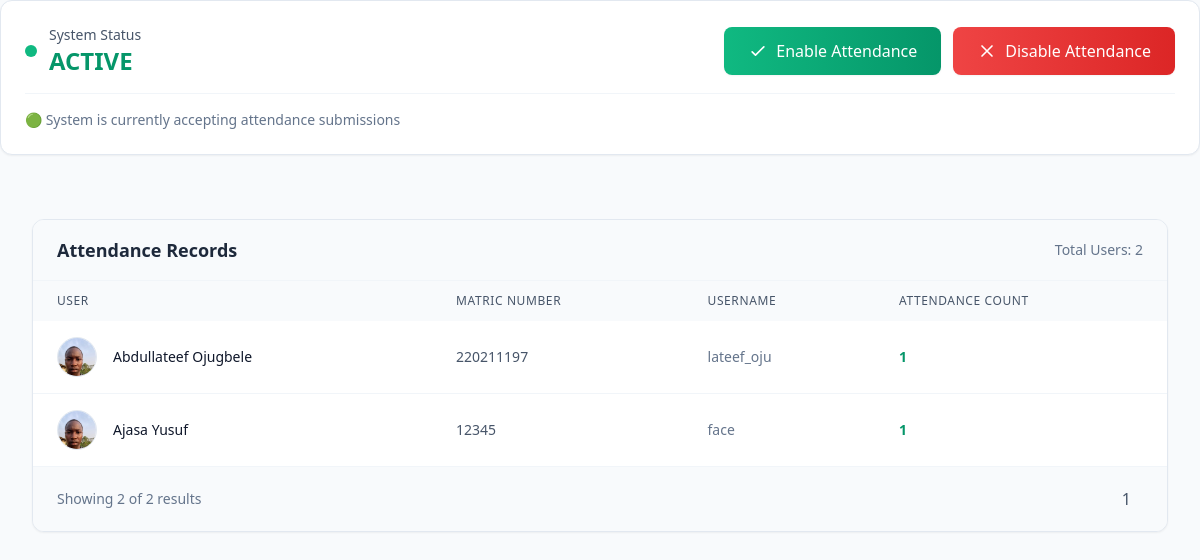
The page /admin-dashboard/ (signed in) on the database its author committed.
### face_app/models.py (models this page shows, shortened)
class AttendanceControl(models.Model):
    is_open = models.BooleanField(default=True)  # ✅ Default: Attendance is open
    last_updated = models.DateTimeField(auto_now=True)  # ✅ Timestamp of last change
    allowed_latitude = models.FloatField(default=0.0)  # ✅ Latitude of allowed location
    allowed_longitude = models.FloatField(default=0.0)  # ✅ Longitude of allowed location
    radius_meters = models.FloatField(default=100)

class User(AbstractUser):
    profile_picture = models.ImageField(upload_to='profiles/', null=True, blank=True)
    attendance_count = models.IntegerField(default=0)
    matric_number = models.CharField(max_length=15, unique=True, null=True, blank=True)  # ✅ Allow existing users without Matric Numbers
    first_name = models.CharField(max_length=50)  # ✅ First Name
    last_name = models.CharField(max_length=50)  # ✅ Last Name

### face_app/views.py (the view, shortened to what this page needs)
# urls.py: path('admin-dashboard/', views.admin_dashboard, name='admin_dashboard'),
@login_required
def admin_dashboard(request):
    if not request.user.is_superuser:
        return render(request, 'admin_access.html', {})
    attendance_control, created = AttendanceControl.objects.get_or_create(id=1)
    users = User.objects.all()
    return render(request, "admin_dashboard.html", {"attendance_control": attendance_control, 'users' : users})

### face_app/templates/admin_dashboard.html (shortened to what this page needs)
<!DOCTYPE html>
<html lang="en">
<head>
    <script src="https://cdn.tailwindcss.com"></script>
</head>
<body class="bg-slate-50 min-h-screen">
    <div class="bg-white rounded-xl border border-slate-200 p-6 mb-8 shadow-sm">
        <div class="flex flex-col md:flex-row justify-between items-start md:items-center gap-4">
            <div class="flex items-center space-x-3">
                <div class="h-3 w-3 rounded-full {% if attendance_control.is_open %}bg-emerald-500 animate-pulse-slow{% else %}bg-red-500{% endif %}"></div>
                <div>
                    <h3 class="text-sm font-medium text-slate-600">System Status</h3>
                    <p class="text-2xl font-semibold {% if attendance_control.is_open %}text-emerald-600{% else %}text-red-600{% endif %}">
                        {% if attendance_control.is_open %}ACTIVE{% else %}INACTIVE{% endif %}
                    </p>
                </div>
            </div>
            <form method="post" class="flex flex-col sm:flex-row gap-3 w-full md:w-auto">
                <button
                    type="submit"
                    name="open"
                    class="px-6 py-3 bg-gradient-to-r from-emerald-500 to-emerald-600 hover:from-emerald-400 hover:to-emerald-500 text-white rounded-lg font-medium transition-all duration-300 flex items-center justify-center gap-2 shadow-sm"
                >
                    <svg class="w-5 h-5" fill="none" stroke="currentColor" viewBox="0 0 24 24">
                        <path stroke-linecap="round" stroke-linejoin="round" stroke-width="2" d="M5 13l4 4L19 7"></path>
                    </svg>
                    Enable Attendance
                </button>
                <button
                    type="submit"
                    name="close"
                    class="px-6 py-3 bg-gradient-to-r from-red-500 to-red-600 hover:from-red-400 hover:to-red-500 text-white rounded-lg font-medium transition-all duration-300 flex items-center justify-center gap-2 shadow-sm"
                >
                    <svg class="w-5 h-5" fill="none" stroke="currentColor" viewBox="0 0 24 24">
                        <path stroke-linecap="round" stroke-linejoin="round" stroke-width="2" d="M6 18L18 6M6 6l12 12"></path>
                    </svg>
                    Disable Attendance
                </button>
            </form>
        </div>
        <div class="mt-4 pt-4 border-t border-slate-100">
            <p class="text-sm text-slate-500">
                {% if attendance_control.is_open %}
                🟢 System is currently accepting attendance submissions
                {% else %}
                🔴 Attendance submissions are currently disabled
                {% endif %}
            </p>
        </div>
    </div>
    <div class="max-w-7xl mx-auto px-4 sm:px-6 lg:px-8 py-8">
        <div class="bg-white rounded-xl border border-slate-200 overflow-hidden shadow-sm">
            <div class="px-6 py-4 border-b border-slate-100 bg-slate-50">
                <div class="flex items-center justify-between">
                    <h2 class="text-lg font-semibold text-slate-800">Attendance Records</h2>
                    <span class="text-sm text-slate-500">Total Users: {{ users|length }}</span>
                </div>
            </div>
            <div class="overflow-x-auto">
                <table class="w-full">
                    <thead class="bg-slate-50">
                        <tr>
                            <th class="px-6 py-3 text-left text-xs font-medium text-slate-600 uppercase tracking-wider">User</th>
                            <th class="px-6 py-3 text-left text-xs font-medium text-slate-600 uppercase tracking-wider">Matric Number</th>
                            <th class="px-6 py-3 text-left text-xs font-medium text-slate-600 uppercase tracking-wider">username</th>
                            <th class="px-6 py-3 text-left text-xs font-medium text-slate-600 uppercase tracking-wider">Attendance Count</th>
                        </tr>
                    </thead>
                    <tbody class="divide-y divide-slate-100">
                        {% for user in users %}
                        <tr class="hover:bg-slate-50 transition-colors duration-200">
                            <td class="px-6 py-4 whitespace-nowrap">
                                <div class="flex items-center">
                                    <div class="flex-shrink-0 h-10 w-10">
                                        {% if user.profile_picture %}
                                        <img class="h-10 w-10 rounded-full object-cover border border-slate-200"
                                             src="{{ user.profile_picture.url }}"
                                             alt="{{ user.username }}"
                                             onerror="this.onerror=null; this.classList.add('hidden'); this.nextElementSibling.classList.remove('hidden')">
                                        {% else %}
                                        <div class="h-10 w-10 rounded-full bg-gradient-to-r from-blue-500 to-purple-500 flex items-center justify-center text-white font-medium">
                                            {{ user.first_name|first }}{{ user.last_name|first }}
                                        </div>
                                        {% endif %}
                                    </div>
                                    <div class="ml-4">
                                        <div class="text-sm font-medium text-slate-900"> {{ user.first_name }} {{ user.last_name }}</div>
                                    </div>
                                </div>
                            </td>
                            <td class="px-6 py-4 whitespace-nowrap text-sm text-slate-600">
                                {{ user.matric_number }}
                            </td>
                            <td class="px-6 py-4 whitespace-nowrap text-sm text-slate-500">
                                {{ user.username }}
                            </td>
                            <td class="px-6 py-4 whitespace-nowrap">
                                <div class="text-sm text-emerald-600 font-semibold">
                                    {{ user.attendance_count }}
                                </div>
                            </td>
                        {% endfor %}
                    </tbody>
                </table>
            </div>
            <div class="px-6 py-4 border-t border-slate-100 bg-slate-50">
                <div class="flex items-center justify-between">
                    <div class="text-sm text-slate-500">
                        Showing {{ users|length }} of {{ users|length }} results
                    </div>
                    <div class="flex space-x-2">
                        <button class="px-3 py-1 rounded-md text-slate-600 hover:bg-slate-100 transition-colors">
                            1
                        </button>
                    </div>
                </div>
            </div>
        </div>
    </div>
</body>
</html>

### face_app/templates/admin_dashboard.html (style rules this page uses)
.animate-pulse-slow { animation: pulse 3s cubic-bezier(0.4, 0, 0.6, 1) infinite; }

### rows shown on the page
User: profile_picture (picture), first_name "Abdullateef", last_name "Ojugbele", matric_number "220211197", username "lateef_oju", attendance_count "1"
User: profile_picture (picture), first_name "Ajasa", last_name "Yusuf", matric_number "12345", username "face", attendance_count "1"

### other values the page prints
{{ users|length }} "2"
